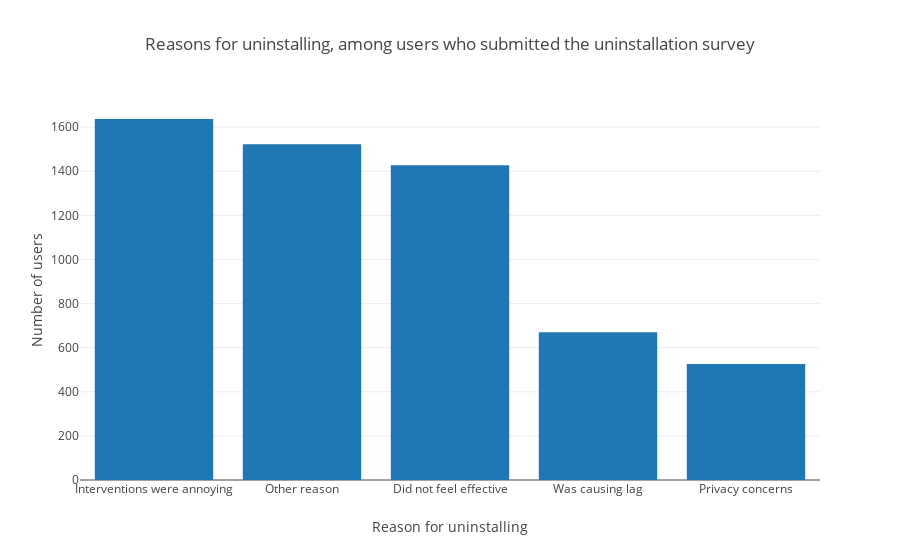

The code cell stored with this chart in its notebook:
### Code cell
plot_dict_as_bar(reason_counts, title='Reasons for uninstalling, among users who submitted the uninstallation survey', ylabel='Number of users', xlabel='Reason for uninstalling')

### Figure 1 — Plotly figure (JSON) as saved in the notebook; plotly's stock layout.template omitted (floating-point values rounded to 4 significant figures)
{"data": [{"type": "bar", "uid": "a0c8ebbe-76a0-4112-ad8f-7702cefa33d8", "x": ["Interventions were annoying", "Other reason", "Did not feel effective", "Was causing lag", "Privacy concerns"], "y": [1637, 1522, 1427, 670, 526]}], "layout": {"title": {"text": "Reasons for uninstalling, among users who submitted the uninstallation survey"}, "xaxis": {"title": {"text": "Reason for uninstalling"}}, "yaxis": {"title": {"text": "Number of users"}}}}
